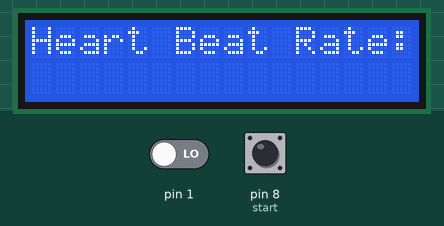
Bench run of a sketch on a simulated Arduino Uno, built with avr-gcc and run on an emulated ATmega328P. Parts: 16×2 character LCD. Inputs (shaded band) come from the test bench; at power-on: pin 8 (start) HIGH, pin 1 LOW.

Above: at 1.1 s.
At 2.2 s:
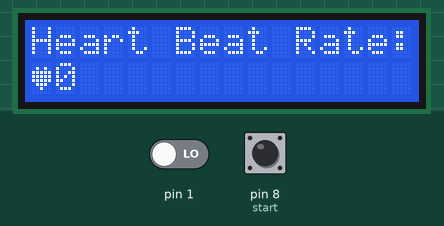
2.3 s: pin 8 (start) pulled LOW for 3 s
At 6.4 s:
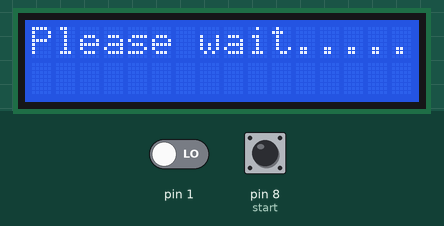
Timing chart, 0 to 7.9 s (numbered marks = the images above; inputs shaded):
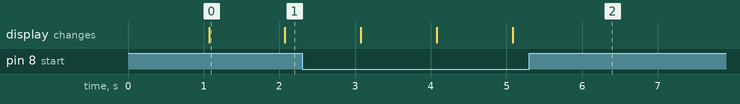

The sketch:

Heartsbeatfinal.ino
```cpp
#include<LiquidCrystal.h>
LiquidCrystal lcd(12, 11, 5, 4, 3, 2);
//int in = 8;
//int Reset=6;
int start=8;
int count=0,i=0,k=0,rate=0, j=0;
unsigned long time2,time1;
unsigned long time;
byte heart[8] =
{
  0b00000,
  0b01010,
  0b11111,
  0b11111,
  0b11111,
  0b01110,
  0b00100,
  0b00000
};
void setup()
{
  lcd.createChar(1, heart);
  lcd.begin(16,2);
  digitalRead(HIGH);

  lcd.print("Heart Beat ");
  lcd.write(1);
  lcd.setCursor(0,1);
  lcd.print("Monitering");
  //pinMode(in, INPUT);
  //pinMode(Reset, INPUT);
  pinMode(start, INPUT);
  //digitalWrite(Reset, HIGH);
  digitalWrite(start, HIGH);
  delay(1000);
}
void loop()
{
  if(!(digitalRead(start)))
  {
    k=0;
    lcd.clear();
    lcd.print("Please wait.......");
    delay(1000);
    while(k<5)
    {
     if(digitalRead(start))
     {
      if(k==0)
      time1=millis();
      k++;
      while(digitalRead(start));
     }
  }
      time2=millis();
      rate=time2-time1;
      rate=rate/5;
      rate=60000/rate;
       if (rate>= 120 && rate < 200)
      {
        rate=rate-50;
      }
     else if (rate>= 200 && rate <300)
      {
        rate=rate-150;
      }
     else if (rate>300 && rate<= 400)
      {
        rate=rate-250;
      }
    else if(rate>400 && rate <1000)
      {
        rate=rate/10;
      }
     else if(rate>1000)
      {
        rate=(rate-400)/10;
      }
      else
      {
        if(j=0)
        {rate=78;
         j++;}

      }
      if(rate >40 && rate<=60)
      {
        rate=rate+20;
      }


      lcd.clear();
      lcd.print("Heart Beat Rate:");
      delay(1000);
      lcd.setCursor(0,1);


      lcd.print(rate);
      delay(1000);
      lcd.print(" ");
      delay(1000);
      lcd.write(1);
      k=0;

    }
  //if(!digitalRead(Reset))
  //{
    rate=0;
     lcd.clear();
      lcd.print("Heart Beat Rate:");
      delay(1000);
      lcd.setCursor(0,1);
      lcd.write(1);
       if (rate>= 120 && rate < 200)
      {
        rate=rate-50;
      }
     else if (rate>= 200 && rate <300)
      {
        rate=rate-150;
      }
     else if (rate>300 && rate<= 400)
      {
        rate=rate-250;
      }
    else if(rate>400 && rate <1000)
      {
        rate=rate/10;
      }
     else if(rate>1000)
      {
        rate=(rate-400)/10;
      }
      else
      {
        if(j=0)
        {rate=78;
         j++;}

      }

      lcd.print(rate);
      delay(1000);
      k=0;
      //if(!digitalRead(Reset))
  //{
     rate=0;
     lcd.clear();
      lcd.print("Heart Beat Rate:");
      delay(1000);
      lcd.setCursor(0,1);
      lcd.write(1);

      lcd.print(rate);
      delay(1000);
      k=0;
  //}
  }
```

Measured:
- after the input at 2.3 s, the display: first differs from a run without the input after 2.8 s (image 2)
- what the display in image 0 shows lasts 1.0 s, from 1.1 s to 2.1 s
